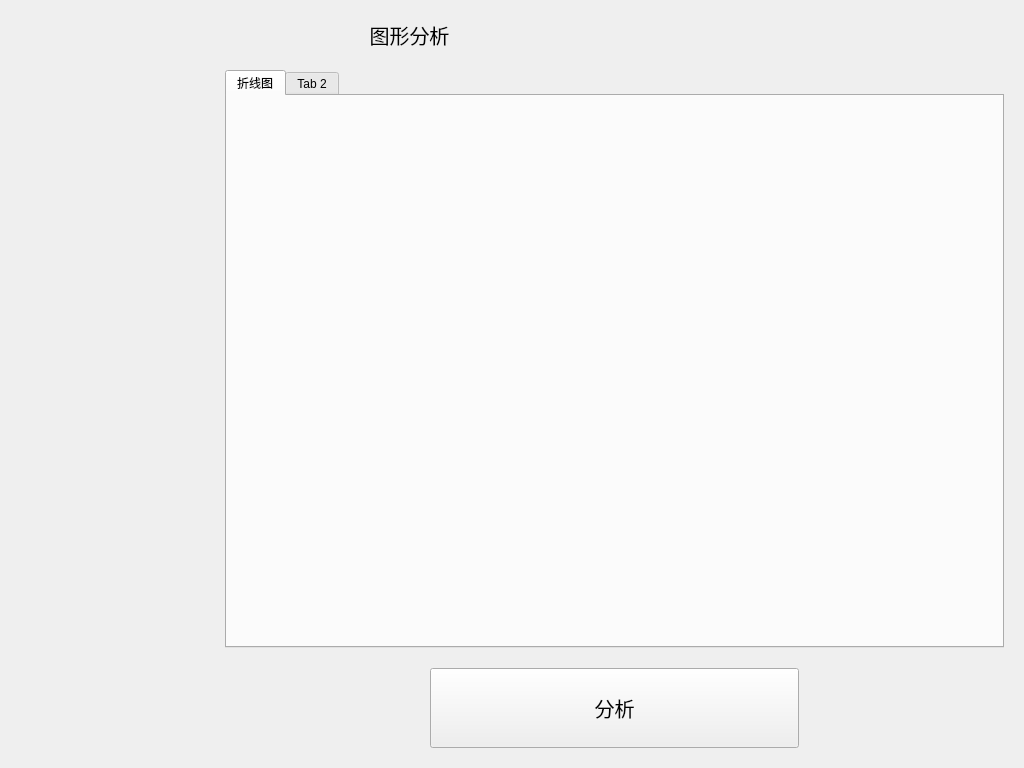
<?xml version="1.0" encoding="UTF-8"?>
<ui version="4.0">
 <class>Form</class>
 <widget class="QWidget" name="Form">
  <property name="geometry">
   <rect>
    <x>0</x>
    <y>0</y>
    <width>1024</width>
    <height>768</height>
   </rect>
  </property>
  <property name="windowTitle">
   <string>Form</string>
  </property>
  <layout class="QGridLayout" name="gridLayout_3">
   <property name="leftMargin">
    <number>20</number>
   </property>
   <property name="topMargin">
    <number>20</number>
   </property>
   <property name="rightMargin">
    <number>20</number>
   </property>
   <property name="bottomMargin">
    <number>20</number>
   </property>
   <property name="spacing">
    <number>20</number>
   </property>
   <item row="2" column="2" colspan="2">
    <widget class="QPushButton" name="pushButton_7">
     <property name="minimumSize">
      <size>
       <width>0</width>
       <height>80</height>
      </size>
     </property>
     <property name="font">
      <font>
       <pointsize>15</pointsize>
      </font>
     </property>
     <property name="text">
      <string>分析</string>
     </property>
    </widget>
   </item>
   <item row="0" column="0" colspan="4">
    <widget class="QLabel" name="label">
     <property name="font">
      <font>
       <pointsize>15</pointsize>
      </font>
     </property>
     <property name="text">
      <string>图形分析</string>
     </property>
     <property name="alignment">
      <set>Qt::AlignCenter</set>
     </property>
    </widget>
   </item>
   <item row="1" column="1" colspan="4">
    <widget class="QTabWidget" name="tabWidget">
     <widget class="QWidget" name="tab">
      <attribute name="title">
       <string>折线图</string>
      </attribute>
     </widget>
     <widget class="QWidget" name="tab_2">
      <attribute name="title">
       <string>Tab 2</string>
      </attribute>
     </widget>
    </widget>
   </item>
  </layout>
 </widget>
 <resources/>
 <connections/>
</ui>
